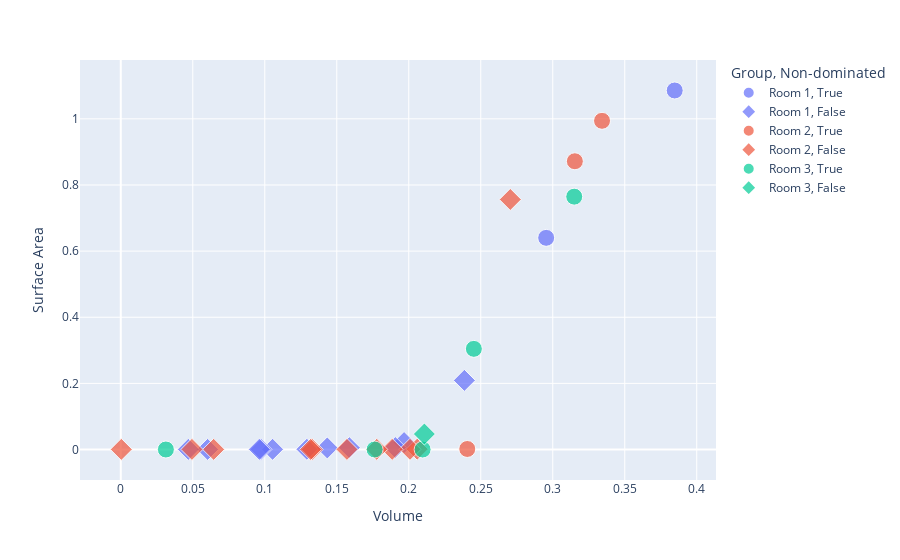

Notebook source saved alongside this figure:
### Code cell
ex.scatter(
    all_rooms_obj,
    x="Volume",
    y="Surface Area",
    color="Group",
    symbol="Non-dominated",
    size=[1]*len(all_rooms_obj),
    size_max = 12
)

### Figure 1 — Plotly figure (JSON) as saved in the notebook; plotly's stock layout.template omitted (floating-point values rounded to 4 significant figures)
{"data": [{"hovertemplate": "Group=Room 1<br>Non-dominated=True<br>Volume=%{x}<br>Surface Area=%{y}<br>size=%{marker.size}<extra></extra>", "legendgroup": "Room 1, True", "marker": {"color": "#636efa", "size": [1, 1], "sizemode": "area", "sizeref": 0.006944, "symbol": "circle"}, "mode": "markers", "name": "Room 1, True", "orientation": "v", "showlegend": true, "type": "scatter", "x": [0.3847, 0.2954], "xaxis": "x", "y": [1.086, 0.6401], "yaxis": "y"}, {"hovertemplate": "Group=Room 1<br>Non-dominated=False<br>Volume=%{x}<br>Surface Area=%{y}<br>size=%{marker.size}<extra></extra>", "legendgroup": "Room 1, False", "marker": {"color": "#636efa", "size": [1, 1, 1, 1, 1, 1, 1, 1, 1, 1, 1], "sizemode": "area", "sizeref": 0.006944, "symbol": "diamond"}, "mode": "markers", "name": "Room 1, False", "orientation": "v", "showlegend": true, "type": "scatter", "x": [0.2386, 0.1967, 0.1907, 0.1588, 0.1434, 0.1054, 0.1292, 0.09738, 0.09618, 0.06029, 0.04689], "xaxis": "x", "y": [0.2091, 0.02119, 0.006025, 0.005573, 0.004842, 0.0006836, 0.0007352, 0.0005942, 0.000486, 0.0004582, 0.0004455], "yaxis": "y"}, {"hovertemplate": "Group=Room 2<br>Non-dominated=True<br>Volume=%{x}<br>Surface Area=%{y}<br>size=%{marker.size}<extra></extra>", "legendgroup": "Room 2, True", "marker": {"color": "#EF553B", "size": [1, 1, 1], "sizemode": "area", "sizeref": 0.006944, "symbol": "circle"}, "mode": "markers", "name": "Room 2, True", "orientation": "v", "showlegend": true, "type": "scatter", "x": [0.3342, 0.3154, 0.2406], "xaxis": "x", "y": [0.9939, 0.8717, 0.00167], "yaxis": "y"}, {"hovertemplate": "Group=Room 2<br>Non-dominated=False<br>Volume=%{x}<br>Surface Area=%{y}<br>size=%{marker.size}<extra></extra>", "legendgroup": "Room 2, False", "marker": {"color": "#EF553B", "size": [1, 1, 1, 1, 1, 1, 1, 1, 1, 1, 1], "sizemode": "area", "sizeref": 0.006944, "symbol": "diamond"}, "mode": "markers", "name": "Room 2, False", "orientation": "v", "showlegend": true, "type": "scatter", "x": [0.2705, 0.2059, 0.2009, 0.1885, 0.1778, 0.1571, 0.133, 0.1319, 0.06451, 0.04943, 0.0003512], "xaxis": "x", "y": [0.7561, 0.001094, 0.000656, 0.000592, 0.0005233, 0.0004634, 0.0004472, 0.0004317, 0.0004292, 0.000429, 0.0004286], "yaxis": "y"}, {"hovertemplate": "Group=Room 3<br>Non-dominated=True<br>Volume=%{x}<br>Surface Area=%{y}<br>size=%{marker.size}<extra></extra>", "legendgroup": "Room 3, True", "marker": {"color": "#00cc96", "size": [1, 1, 1, 1, 1], "sizemode": "area", "sizeref": 0.006944, "symbol": "circle"}, "mode": "markers", "name": "Room 3, True", "orientation": "v", "showlegend": true, "type": "scatter", "x": [0.3149, 0.2452, 0.2096, 0.1763, 0.03133], "xaxis": "x", "y": [0.7647, 0.3044, 9.752e-05, 9.068e-05, 8.918e-05], "yaxis": "y"}, {"hovertemplate": "Group=Room 3<br>Non-dominated=False<br>Volume=%{x}<br>Surface Area=%{y}<br>size=%{marker.size}<extra></extra>", "legendgroup": "Room 3, False", "marker": {"color": "#00cc96", "size": [1], "sizemode": "area", "sizeref": 0.006944, "symbol": "diamond"}, "mode": "markers", "name": "Room 3, False", "orientation": "v", "showlegend": true, "type": "scatter", "x": [0.2108], "xaxis": "x", "y": [0.047], "yaxis": "y"}], "layout": {"autosize": true, "legend": {"itemsizing": "constant", "title": {"text": "Group, Non-dominated"}, "tracegroupgap": 0}, "margin": {"t": 60}, "xaxis": {"anchor": "y", "autorange": true, "domain": [0, 1], "range": [-0.02722, 0.4123], "title": {"text": "Volume"}, "type": "linear"}, "yaxis": {"anchor": "x", "autorange": true, "domain": [0, 1], "range": [-0.1042, 1.19], "title": {"text": "Surface Area"}, "type": "linear"}}}
